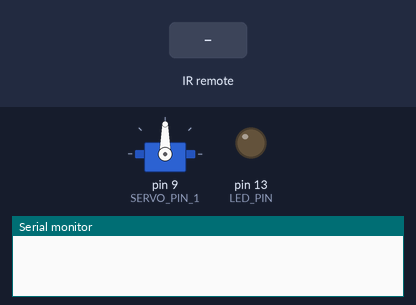
Bench run of a sketch on a simulated Arduino Uno, built with avr-gcc and run on an emulated ATmega328P. On the bench: servo, output pins drawn as LEDs (lit = HIGH), the last lines printed to the serial monitor. The test bench sets the inputs (shaded band).

Above: at 1.2 s.
1.3 s: infrared code 0x18 received
At 1.9 s:
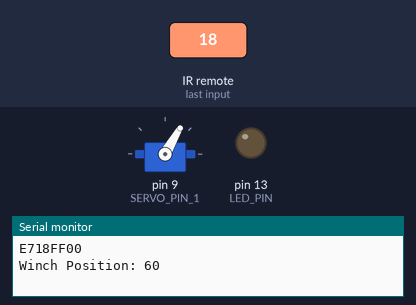
2.8 s: infrared code 0x52 received
At 4.0 s:
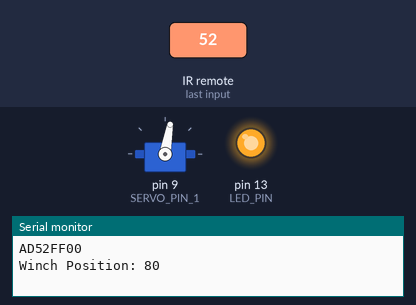
4.3 s: infrared code 0x52 received
At 5.4 s:
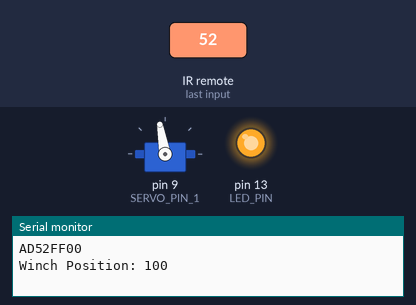
Timing chart, 0 to 7.3 s (numbered marks = the images above; inputs shaded):
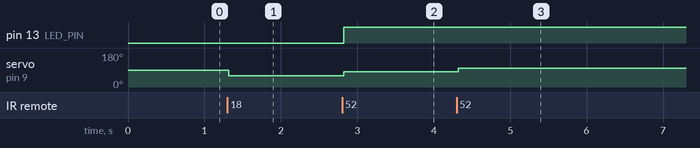

Measured:
- after the input at 1.3 s, servo on pin 9 (SERVO_PIN_1): 90° → 60° at once
- after the input at 2.8 s, pin 13 (LED_PIN): LOW → HIGH at once; servo on pin 9 (SERVO_PIN_1): 60° → 80° at once
- after the input at 4.3 s, servo on pin 9 (SERVO_PIN_1): 80° → 100° at once

The sketch:

winch_control_demo.ino
```cpp
/*
Arduino IR Winch Control Demonstration
Written by AB
*/
#include <IRremote.hpp>
#include <Servo.h>

// Define Hardware Constants & Variables
#define SERVO_PIN_1 9
#define SERVO_PIN_2 10
// NOTE: This pin comes from the "datasheet" of my motorshield. If you are using a motorshield check the datasheet and select the appropriate pin.

// LED Setup
#define LED_PIN 13 // Connect an optional LED to output the system state

// Define pins used for the IR Sensor - note we are using the pins exposed on the motor shield.
#define IR_SENSOR_PIN 10

// Define winch object
// Winches are typically controlled using a PWM speed controller. You can interface with this with the servo library.
// Servo's are controlled using a PWM control signal with an integer value
// If you google "servo" motor, you will usually see an little blue motor with an arm that can rotate between 0-180 degrees.
// A winch uses this same principle, except it rotates 6 times. We will use Servo.writeMicroseconds() to map the servo function to a range between 0-1000.
// If you ever want to use a standard servo motor, just use Servo.write() to map the range between 0-180 degrees.
Servo winch;

// IR Codes - we want to note down the "Command" attribute
#define ONE_BTN 0x45
#define TWO_BTN 0x46
#define UP_BTN 0x18
#define DOWN_BTN 0x52
#define OK_BTN 0x1C

// Controls - these are the position controls for the winch
#define INCREMENT 20
#define STOP 90
#define FULL_RELEASE 180
#define FULL_RETRACT 0
int position = 80;

void setup() {
  // Setup Winch
  winch.attach(SERVO_PIN_1);

  // Setup LED
  pinMode(LED_PIN, OUTPUT); // Set LED to output

  // Setup IR Sensor
  IrReceiver.begin(IR_SENSOR_PIN, ENABLE_LED_FEEDBACK); // Start IR the receiver

  // Setup Serial
  Serial.begin(9600);  // Start the serial communication
}

void loop() {
  // IR Data Processsing
  if (IrReceiver.decode()) {
    // Print out the captured IR Packet - this is for debugging
    IrReceiver.printIRResultShort(&Serial); // Print complete received data in one line
    Serial.println(IrReceiver.decodedIRData.decodedRawData, HEX); // Print "old" raw data
    IrReceiver.printIRSendUsage(&Serial);   // Print the statement required to send this data

    // Peripheral Control
    if (IrReceiver.decodedIRData.command == UP_BTN) {
      // WINCH Retract
      if (position > 0 && position <= 180) {
        // Update the position
        position = position - INCREMENT;

        // Retract the winch
        winch.write(position);

        // Turn on the LED
        digitalWrite(LED_PIN, LOW);
      } else {
        // We can't release the winch
        Serial.println("Cannot RETRACT the winch any further!");
      }

      // Print & Update winch Position
      Serial.print("Winch Position: ");
      Serial.println(position);
    } else if (IrReceiver.decodedIRData.command == DOWN_BTN) {
      // WINCH RELEASE
      if (position >= 0 && position < 180) {
        // Update the position
        position = position + INCREMENT;

        // Release the winch
        winch.write(position);

        // Turn on the LED
        digitalWrite(LED_PIN, HIGH);
      } else {
        // We can't release the winch
        Serial.println("Cannot RELEASE the winch any further!");
      }

      // Print & Update winch Position
      Serial.print("Winch Position: ");
      Serial.println(position);
    } else if (IrReceiver.decodedIRData.command == OK_BTN) {
      // STOP WINCH
      // Update the position
      position = STOP;

      // Stop the winch
      winch.write(position);

      // Turn off the LED
      digitalWrite(LED_PIN, LOW);

      // Print & Update winch Position
      Serial.print("Winch STOPPED! Position: ");
      Serial.println(position);
    } else {
      // The user has pressed an unmapped button on the remote
      Serial.println("IR Command Unkown!");
    }

    // Restart the IR receiver so the next packet can be received
    IrReceiver.resume();
  }
}
```
